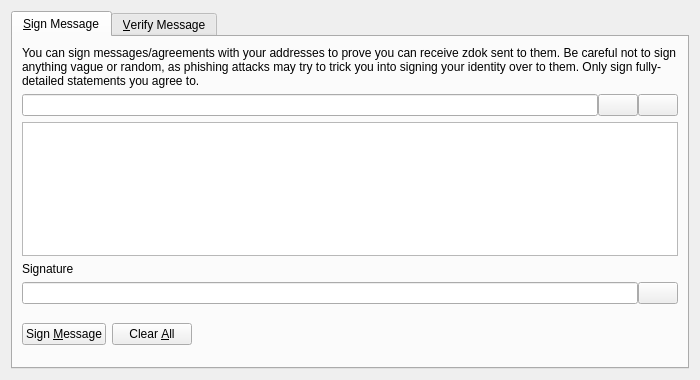
<?xml version="1.0" encoding="UTF-8"?>
<ui version="4.0">
 <class>SignVerifyMessageDialog</class>
 <widget class="QDialog" name="SignVerifyMessageDialog">
  <property name="geometry">
   <rect>
    <x>0</x>
    <y>0</y>
    <width>700</width>
    <height>380</height>
   </rect>
  </property>
  <property name="windowTitle">
   <string>Signatures - Sign / Verify a Message</string>
  </property>
  <property name="modal">
   <bool>true</bool>
  </property>
  <layout class="QVBoxLayout" name="verticalLayout">
   <item>
    <widget class="QTabWidget" name="tabWidget">
     <property name="currentIndex">
      <number>0</number>
     </property>
     <widget class="QWidget" name="tabSignMessage">
      <attribute name="title">
       <string>&amp;Sign Message</string>
      </attribute>
      <layout class="QVBoxLayout" name="verticalLayout_SM">
       <item>
        <widget class="QLabel" name="infoLabel_SM">
         <property name="text">
          <string>You can sign messages/agreements with your addresses to prove you can receive zdok sent to them. Be careful not to sign anything vague or random, as phishing attacks may try to trick you into signing your identity over to them. Only sign fully-detailed statements you agree to.</string>
         </property>
         <property name="textFormat">
          <enum>Qt::PlainText</enum>
         </property>
         <property name="wordWrap">
          <bool>true</bool>
         </property>
        </widget>
       </item>
       <item>
        <layout class="QHBoxLayout" name="horizontalLayout_1_SM">
         <property name="spacing">
          <number>0</number>
         </property>
         <item>
          <widget class="QValidatedLineEdit" name="addressIn_SM">
           <property name="toolTip">
            <string>The zdok address to sign the message with</string>
           </property>
          </widget>
         </item>
         <item>
          <widget class="QPushButton" name="addressBookButton_SM">
           <property name="toolTip">
            <string>Choose previously used address</string>
           </property>
           <property name="text">
            <string/>
           </property>
           <property name="shortcut">
            <string>Alt+A</string>
           </property>
           <property name="autoDefault">
            <bool>false</bool>
           </property>
          </widget>
         </item>
         <item>
          <widget class="QPushButton" name="pasteButton_SM">
           <property name="toolTip">
            <string>Paste address from clipboard</string>
           </property>
           <property name="text">
            <string/>
           </property>
           <property name="shortcut">
            <string>Alt+P</string>
           </property>
           <property name="autoDefault">
            <bool>false</bool>
           </property>
          </widget>
         </item>
        </layout>
       </item>
       <item>
        <widget class="QPlainTextEdit" name="messageIn_SM">
         <property name="toolTip">
          <string>Enter the message you want to sign here</string>
         </property>
        </widget>
       </item>
       <item>
        <widget class="QLabel" name="signatureLabel_SM">
         <property name="text">
          <string>Signature</string>
         </property>
         <property name="textFormat">
          <enum>Qt::PlainText</enum>
         </property>
        </widget>
       </item>
       <item>
        <layout class="QHBoxLayout" name="horizontalLayout_2_SM">
         <property name="spacing">
          <number>0</number>
         </property>
         <item>
          <widget class="QLineEdit" name="signatureOut_SM">
           <property name="font">
            <font>
             <italic>true</italic>
            </font>
           </property>
           <property name="readOnly">
            <bool>true</bool>
           </property>
          </widget>
         </item>
         <item>
          <widget class="QPushButton" name="copySignatureButton_SM">
           <property name="toolTip">
            <string>Copy the current signature to the system clipboard</string>
           </property>
           <property name="text">
            <string/>
           </property>
           <property name="autoDefault">
            <bool>false</bool>
           </property>
          </widget>
         </item>
        </layout>
       </item>
       <item>
        <layout class="QHBoxLayout" name="horizontalLayout_3_SM">
         <item>
          <widget class="QPushButton" name="signMessageButton_SM">
           <property name="toolTip">
            <string>Sign the message to prove you own this zdok address</string>
           </property>
           <property name="text">
            <string>Sign &amp;Message</string>
           </property>
           <property name="autoDefault">
            <bool>false</bool>
           </property>
          </widget>
         </item>
         <item>
          <widget class="QPushButton" name="clearButton_SM">
           <property name="toolTip">
            <string>Reset all sign message fields</string>
           </property>
           <property name="text">
            <string>Clear &amp;All</string>
           </property>
           <property name="autoDefault">
            <bool>false</bool>
           </property>
          </widget>
         </item>
         <item>
          <spacer name="horizontalSpacer_1_SM">
           <property name="orientation">
            <enum>Qt::Horizontal</enum>
           </property>
           <property name="sizeHint" stdset="0">
            <size>
             <width>40</width>
             <height>48</height>
            </size>
           </property>
          </spacer>
         </item>
         <item>
          <widget class="QLabel" name="statusLabel_SM">
           <property name="font">
            <font>
             <weight>75</weight>
             <bold>true</bold>
            </font>
           </property>
           <property name="text">
            <string/>
           </property>
           <property name="wordWrap">
            <bool>true</bool>
           </property>
          </widget>
         </item>
         <item>
          <spacer name="horizontalSpacer_2_SM">
           <property name="orientation">
            <enum>Qt::Horizontal</enum>
           </property>
           <property name="sizeHint" stdset="0">
            <size>
             <width>40</width>
             <height>48</height>
            </size>
           </property>
          </spacer>
         </item>
        </layout>
       </item>
      </layout>
     </widget>
     <widget class="QWidget" name="tabVerifyMessage">
      <attribute name="title">
       <string>&amp;Verify Message</string>
      </attribute>
      <layout class="QVBoxLayout" name="verticalLayout_VM">
       <item>
        <widget class="QLabel" name="infoLabel_VM">
         <property name="text">
          <string>Enter the receiver's address, message (ensure you copy line breaks, spaces, tabs, etc. exactly) and signature below to verify the message. Be careful not to read more into the signature than what is in the signed message itself, to avoid being tricked by a man-in-the-middle attack. Note that this only proves the signing party receives with the address, it cannot prove sendership of any transaction!</string>
         </property>
         <property name="textFormat">
          <enum>Qt::PlainText</enum>
         </property>
         <property name="alignment">
          <set>Qt::AlignLeading|Qt::AlignLeft|Qt::AlignTop</set>
         </property>
         <property name="wordWrap">
          <bool>true</bool>
         </property>
        </widget>
       </item>
       <item>
        <layout class="QHBoxLayout" name="horizontalLayout_1_VM">
         <property name="spacing">
          <number>0</number>
         </property>
         <item>
          <widget class="QValidatedLineEdit" name="addressIn_VM">
           <property name="toolTip">
            <string>The zdok address the message was signed with</string>
           </property>
          </widget>
         </item>
         <item>
          <widget class="QPushButton" name="addressBookButton_VM">
           <property name="toolTip">
            <string>Choose previously used address</string>
           </property>
           <property name="text">
            <string/>
           </property>
           <property name="shortcut">
            <string>Alt+A</string>
           </property>
           <property name="autoDefault">
            <bool>false</bool>
           </property>
          </widget>
         </item>
        </layout>
       </item>
       <item>
        <widget class="QPlainTextEdit" name="messageIn_VM"/>
       </item>
       <item>
        <widget class="QValidatedLineEdit" name="signatureIn_VM"/>
       </item>
       <item>
        <layout class="QHBoxLayout" name="horizontalLayout_2_VM">
         <item>
          <widget class="QPushButton" name="verifyMessageButton_VM">
           <property name="toolTip">
            <string>Verify the message to ensure it was signed with the specified zdok address</string>
           </property>
           <property name="text">
            <string>Verify &amp;Message</string>
           </property>
           <property name="autoDefault">
            <bool>false</bool>
           </property>
          </widget>
         </item>
         <item>
          <widget class="QPushButton" name="clearButton_VM">
           <property name="toolTip">
            <string>Reset all verify message fields</string>
           </property>
           <property name="text">
            <string>Clear &amp;All</string>
           </property>
           <property name="autoDefault">
            <bool>false</bool>
           </property>
          </widget>
         </item>
         <item>
          <spacer name="horizontalSpacer_1_VM">
           <property name="orientation">
            <enum>Qt::Horizontal</enum>
           </property>
           <property name="sizeHint" stdset="0">
            <size>
             <width>40</width>
             <height>48</height>
            </size>
           </property>
          </spacer>
         </item>
         <item>
          <widget class="QLabel" name="statusLabel_VM">
           <property name="font">
            <font>
             <weight>75</weight>
             <bold>true</bold>
            </font>
           </property>
           <property name="text">
            <string/>
           </property>
           <property name="wordWrap">
            <bool>true</bool>
           </property>
          </widget>
         </item>
         <item>
          <spacer name="horizontalSpacer_2_VM">
           <property name="orientation">
            <enum>Qt::Horizontal</enum>
           </property>
           <property name="sizeHint" stdset="0">
            <size>
             <width>40</width>
             <height>48</height>
            </size>
           </property>
          </spacer>
         </item>
        </layout>
       </item>
      </layout>
     </widget>
    </widget>
   </item>
  </layout>
 </widget>
 <customwidgets>
  <customwidget>
   <class>QValidatedLineEdit</class>
   <extends>QLineEdit</extends>
   <header>qvalidatedlineedit.h</header>
  </customwidget>
 </customwidgets>
 <resources>
  <include location="../zdok.qrc"/>
 </resources>
 <connections/>
</ui>
